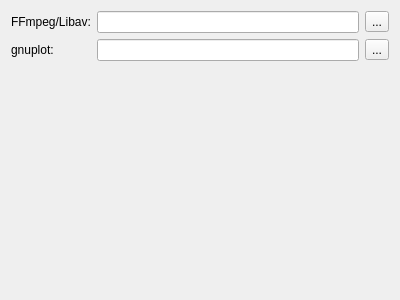
<?xml version="1.0" encoding="UTF-8"?>
<ui version="4.0">
 <class>QmitkExternalProgramsPreferencePage</class>
 <widget class="QWidget" name="QmitkExternalProgramsPreferencePage">
  <property name="geometry">
   <rect>
    <x>0</x>
    <y>0</y>
    <width>400</width>
    <height>300</height>
   </rect>
  </property>
  <property name="windowTitle">
   <string>External Programs</string>
  </property>
  <layout class="QVBoxLayout" name="verticalLayout">
   <item>
    <layout class="QGridLayout" name="gridLayout">
     <item row="0" column="0">
      <widget class="QLabel" name="ffmpegLabel">
       <property name="text">
        <string>FFmpeg/Libav:</string>
       </property>
       <property name="textFormat">
        <enum>Qt::PlainText</enum>
       </property>
       <property name="buddy">
        <cstring>gnuplotButton</cstring>
       </property>
      </widget>
     </item>
     <item row="0" column="1">
      <widget class="QLineEdit" name="ffmpegLineEdit">
       <property name="readOnly">
        <bool>true</bool>
       </property>
      </widget>
     </item>
     <item row="0" column="2">
      <widget class="QToolButton" name="ffmpegButton">
       <property name="text">
        <string>...</string>
       </property>
      </widget>
     </item>
     <item row="1" column="0">
      <widget class="QLabel" name="gnuplotLabel">
       <property name="text">
        <string>gnuplot:</string>
       </property>
       <property name="textFormat">
        <enum>Qt::PlainText</enum>
       </property>
       <property name="buddy">
        <cstring>gnuplotButton</cstring>
       </property>
      </widget>
     </item>
     <item row="1" column="1">
      <widget class="QLineEdit" name="gnuplotLineEdit">
       <property name="readOnly">
        <bool>true</bool>
       </property>
      </widget>
     </item>
     <item row="1" column="2">
      <widget class="QToolButton" name="gnuplotButton">
       <property name="text">
        <string>...</string>
       </property>
      </widget>
     </item>
    </layout>
   </item>
   <item>
    <spacer name="verticalSpacer">
     <property name="orientation">
      <enum>Qt::Vertical</enum>
     </property>
     <property name="sizeHint" stdset="0">
      <size>
       <width>20</width>
       <height>248</height>
      </size>
     </property>
    </spacer>
   </item>
  </layout>
 </widget>
 <resources/>
 <connections/>
</ui>
